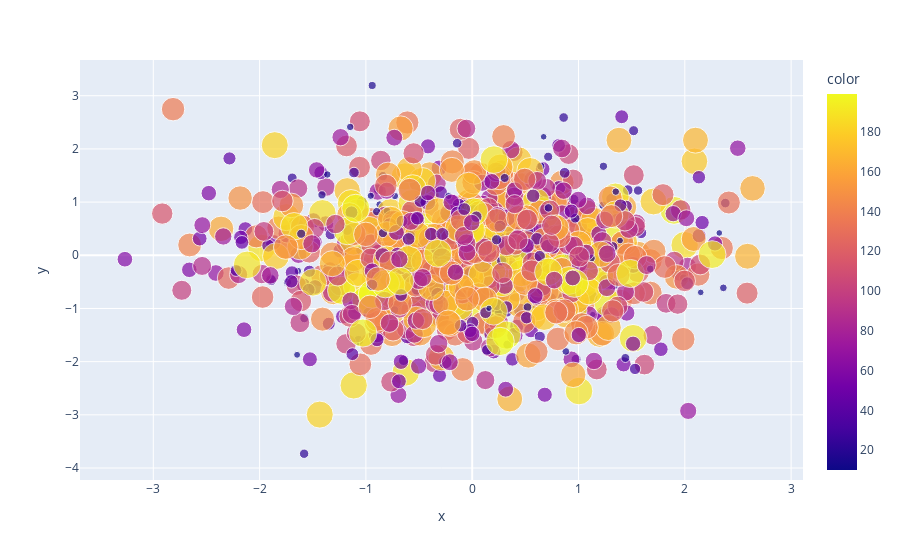

The cell this chart's notebook holds for it:
### Code cell
px.scatter(x=x,y=y,size=z,color=z)

### Figure 1 — Plotly figure (JSON) as saved in the notebook; plotly's stock layout.template omitted (floating-point values rounded to 4 significant figures; data arrays with more than 128 entries replaced by an {"elided": "..."} marker saying what was removed)
{"data": [{"hovertemplate": "x=%{x}<br>y=%{y}<br>size=%{marker.size}<br>color=%{marker.color}<extra></extra>", "legendgroup": "", "marker": {"color": {"elided": "1000 int values"}, "coloraxis": "coloraxis", "size": {"elided": "1000 int values"}, "sizemode": "area", "sizeref": 0.4975, "symbol": "circle"}, "mode": "markers", "name": "", "orientation": "v", "showlegend": false, "type": "scatter", "x": {"elided": "1000 float values"}, "xaxis": "x", "y": {"elided": "1000 float values"}, "yaxis": "y"}], "layout": {"coloraxis": {"colorbar": {"title": {"text": "color"}}, "colorscale": [[0, "#0d0887"], [0.1111, "#46039f"], [0.2222, "#7201a8"], [0.3333, "#9c179e"], [0.4444, "#bd3786"], [0.5556, "#d8576b"], [0.6667, "#ed7953"], [0.7778, "#fb9f3a"], [0.8889, "#fdca26"], [1, "#f0f921"]]}, "legend": {"itemsizing": "constant", "tracegroupgap": 0}, "margin": {"t": 60}, "xaxis": {"anchor": "y", "domain": [0, 1], "title": {"text": "x"}}, "yaxis": {"anchor": "x", "domain": [0, 1], "title": {"text": "y"}}}}
